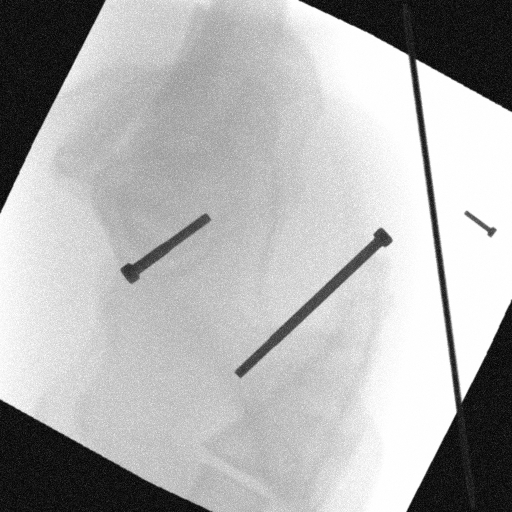
#> input picture screw_detection_image_segmentation/datasets/images/train/img-00018-00009_with_noise_k-wirescrew1screw3screw4.png, 1024 x 1024 px, found by its file name (shown at 1/2 size); its folder holds 3 pictures in this run
$ python generate_instrument_segment_data.py
#> lines starting #> are read from the running program, lines starting #| are printed output that depends on the picture; pictures that were not available may be replaced by others from this repository, and a replacement may not be noted
### synthetic_data_generation/generate_synthetic_data_segmentation.py
import os.path
import traceback
from itertools import combinations
from multiprocessing import Pool, cpu_count

from tqdm import tqdm

from synthetic_data_generation.generate_guide_wire import generate_random_bezier_curve, draw_curve_on_image, \
    create_yolo_v8_labels
from synthetic_data_generation.utils import *
from visualization.visualize_segmentation import visualize_segmentation


# [112 lines left out: functions is_boundary_pixel, get_contour_coordinates, overlay_instrument_on_xray_image, save_image_n_label, not called in this run]


def overlay_screws_and_label(base_name, xray_path, selected_screws, image_dir, label_dir):
    # Overlay each screw
#> called with image_dir = './datasets/images', label_dir = './datasets/labels'
    for screw_paths in selected_screws:
        # Open the base X-ray image
        xray = Image.open(xray_path).convert("RGBA")
        xray = apply_transformations(xray)
        # xray_width, xray_height = xray.size
        label_lines = []
        # print(list(screw_paths))
        save_file_name = ''
        for screw_path in list(screw_paths):
            screw = Image.open(screw_path).convert("RGBA")
            screw_name = str(os.path.splitext(os.path.basename(screw_path))[0])
            save_file_name += screw_name
            instr_map = {'drill': 0, 'screw1': 1, 'screw2': 2,
                         'screw3': 3, 'screw4': 4, 't-screw': 5, 'k-wire': 6}
            class_id = instr_map[screw_name]

            xray, labels = overlay_instrument_on_xray_image(xray, screw, class_id)
            # Apply transformations
            xray_with_noise = add_noise_and_blur(xray)

            label_lines.append(labels)
            save_image_n_label(xray, label_lines, base_name, save_file_name, image_dir, label_dir)
            save_image_n_label(xray_with_noise, label_lines, base_name + '_with_noise', save_file_name, image_dir,
                               label_dir)


# Function to move files to the respective train/val directories

# [23 lines left out: function generate_guide_wire_and_stent_data, not called in this run]


def process_xray(args):
    xray_file, xray_dir, screw_paths, output_dir, label_dir, screw, wire, stent = args
    xray_path = os.path.join(xray_dir, xray_file)
    if os.path.isfile(xray_path):
        base_name = os.path.splitext(os.path.basename(xray_path))[0]
        for i in range(1, len(screw_paths) + 1):
            selected_screws = list(combinations(screw_paths, i))
            if screw:
                overlay_screws_and_label(base_name, xray_path, selected_screws, output_dir, label_dir)
            if wire:
                number_of_variations = 20
                overlay_width = 3
                for j in range(number_of_variations):
                    generate_guide_wire_and_stent_data(base_name, xray_path, j, output_dir, label_dir, overlay_width, 0)
            if stent:
                number_of_variations = 20
                overlay_width = 10
                for j in range(number_of_variations):
                    generate_guide_wire_and_stent_data(base_name, xray_path, j, output_dir, label_dir, overlay_width, 1)


def generate_training_data(data_dir, dataset_dir, screw=False, wire=False, stent=False):
    xray_dir = os.path.join(data_dir, "original_data")
    screw_dir = os.path.join(data_dir, "screws")
    output_dir = os.path.join(dataset_dir, "images")
    label_dir = os.path.join(dataset_dir, "labels")
    os.makedirs(output_dir, exist_ok=True)
    os.makedirs(label_dir, exist_ok=True)

    screw_paths = sorted(glob.glob(os.path.join(screw_dir, "*.png")))
    xray_files = [(file, xray_dir, screw_paths, output_dir, label_dir, screw, wire, stent) for file in
                  os.listdir(xray_dir)]

    with Pool(cpu_count()) as p:
        list(tqdm(p.imap(process_xray, xray_files), total=len(xray_files), desc="Processing X-ray images"))


# [8 lines that do not run on import are left out]

### synthetic_data_generation/utils.py
import glob
import os
import random
import shutil

import cv2
import numpy as np
from PIL import ImageEnhance, ImageFilter, Image
from sklearn.model_selection import train_test_split


def apply_transformations(image):
    # Apply random rotation
    angle = random.randint(-180, 180)
    rotated_image = image.rotate(angle)
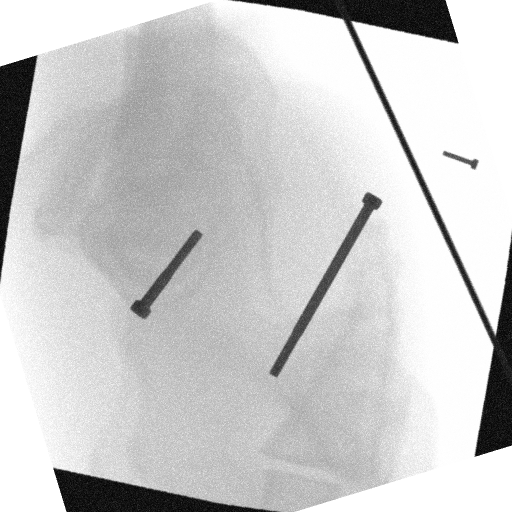
#> rotated_image: PIL image 1024x1024 RGBA (shown at 1/2 size); mean R, G, B, A 175.1, 175.1, 175.1, 226.8; transparent parts drawn white

    # Apply random brightness change
    enhancer = ImageEnhance.Brightness(rotated_image)
    brightness_factor = random.uniform(0.5, 1.5)
    brightened_image = enhancer.enhance(brightness_factor)
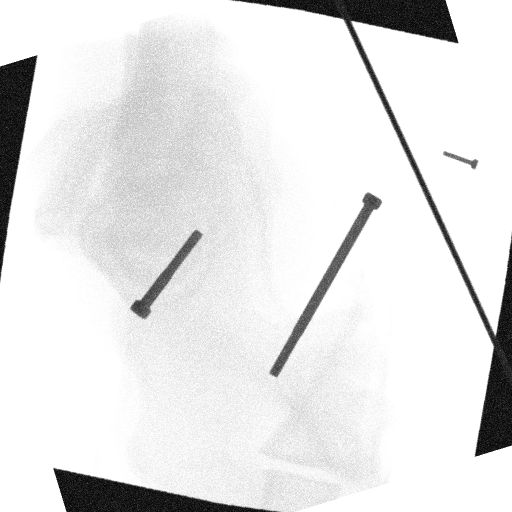
#> brightened_image: PIL image 1024x1024 RGBA (shown at 1/2 size); mean R, G, B, A 200.7, 200.7, 200.7, 226.8; transparent parts drawn white

    # Apply random contrast change
    contrast_enhancer = ImageEnhance.Contrast(brightened_image)
    contrast_factor = random.uniform(0.5, 1.5)
    final_image = contrast_enhancer.enhance(contrast_factor)

    return final_image


# [38 lines left out: function add_noise_and_blur, not called in this run]


def move_files(files, source_dir, target_dir):
    for file in files:
        os.rename(os.path.join(source_dir, file), os.path.join(target_dir, file))


# [43 lines left out: functions copy_files, arrange, not called in this run]

### screw_detection_image_segmentation/generate_instrument_segment_data.py
import os

from synthetic_data_generation.generate_synthetic_data_segmentation import generate_training_data, arrange
from visualization.visualize_segmentation import plot_random_samples

if __name__ == '__main__':
    data_dir = '../data'
    dataset_dir = './datasets'
#> (the run stopped early here; a loop or call above may not have finished)

$ run again, on screw_detection_image_segmentation/datasets/images/val/img-00022-00001_with_noise_k-wirescrew1screw3screw4.png
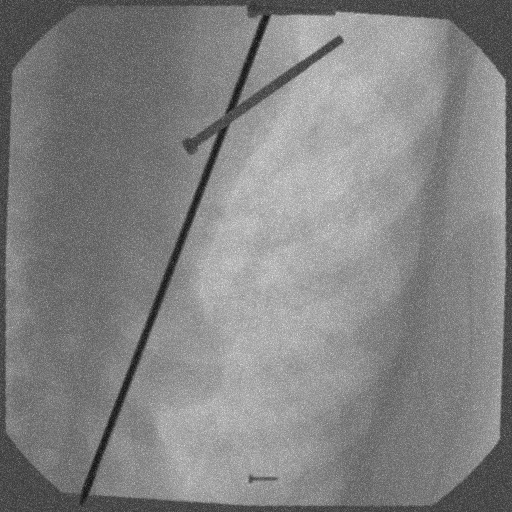
#> input picture screw_detection_image_segmentation/datasets/images/val/img-00022-00001_with_noise_k-wirescrew1screw3screw4.png, 1024 x 1024 px, found by its file name (shown at 1/2 size)
#> in apply_transformations, `rotated_image = image.rotate(angle)`:
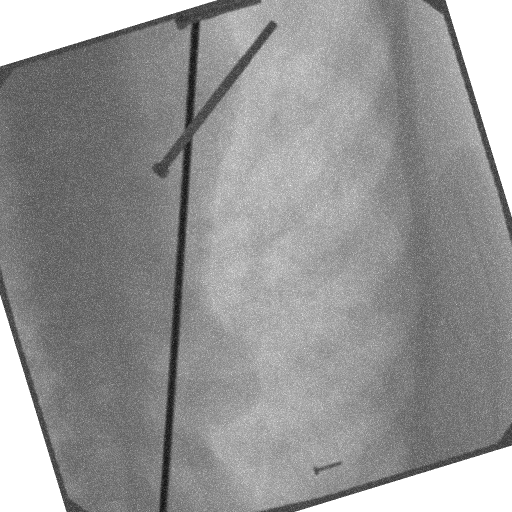
#> rotated_image: PIL image 1024x1024 RGBA (shown at 1/2 size); mean R, G, B, A 120.3, 120.3, 120.3, 226.8; transparent parts drawn white
#> in apply_transformations, `brightened_image = enhancer.enhance(brightness_factor)`:
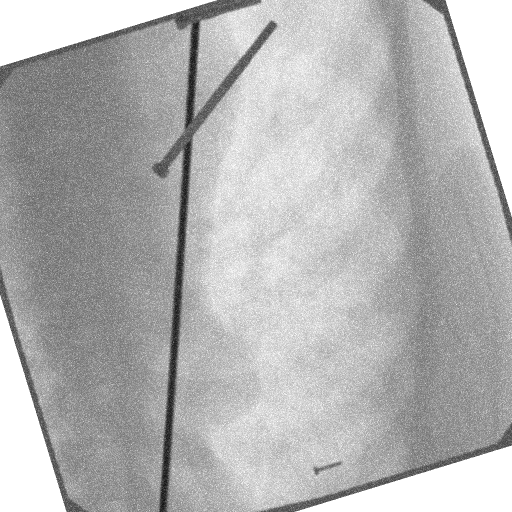
#> brightened_image: PIL image 1024x1024 RGBA (shown at 1/2 size); mean R, G, B, A 150.4, 150.4, 150.4, 226.8; transparent parts drawn white
